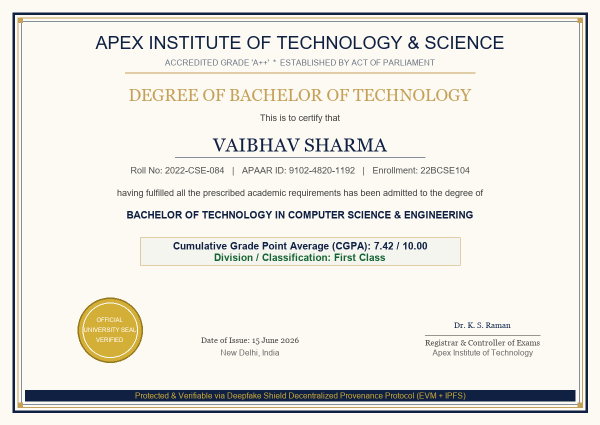
#> input picture sample_media/authentic_degree_certificate.png, 1200 x 850 px (shown at 1/2 size)
$ python analyze.py -f ../sample_media/authentic_degree_certificate.png
#> lines starting #> are read from the running program, lines starting #| are printed output that depends on the picture
#!/usr/bin/env python3
"""
Deepfake Shield — Python Media Forensics & Perceptual Hashing Tool
Computes exact cryptographic SHA-256 fingerprints and perceptual hashes (pHash, dHash, aHash)
to analyze media provenance, byte integrity, and perceptual visual similarity.
"""

import sys
import os
import json
import hashlib
import argparse
from typing import Dict, Any, Tuple
from PIL import Image
import numpy as np

def calculate_sha256(file_path: str) -> Dict[str, Any]:
    """Calculates deterministic SHA-256 hash matching the EVM smart contract format."""
    sha256_hash = hashlib.sha256()
    file_size = os.path.getsize(file_path)

    with open(file_path, "rb") as f:
        for byte_block in iter(lambda: f.read(65536), b""):
            sha256_hash.update(byte_block)
#> in calculate_perceptual_hashes, img is the input picture: PIL image 1200x850 RGB; mean R, G, B 233.3, 231.7, 224

    raw_hex = sha256_hash.hexdigest()
    return {
        "algorithm": "SHA-256",
        "hash": f"0x{raw_hex}",
        "raw_hash": raw_hex,
        "size_bytes": file_size
    }

def compute_dct_phash(img: Image.Image) -> str:
    """
    Standard DCT-based perceptual hash (pHash) implementation in pure NumPy.
    1. Grayscale resize to 32x32.
    2. 2D Discrete Cosine Transform (DCT-II).
    3. Extract 8x8 low-frequency matrix.
    4. Compute median and generate 64-bit hash.
    """
    img_gray = img.convert("L").resize((32, 32), Image.Resampling.BILINEAR)
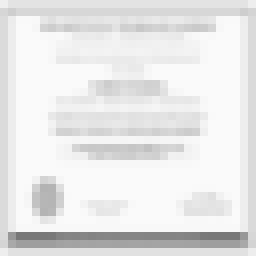
#> img_gray: PIL image 32x32 L (shown 8 times larger); min 120, max 250, mean 231.1
    arr = np.asarray(img_gray, dtype=np.float64)

    N = 32
    n = np.arange(N)
    k = n.reshape(-1, 1)
    # Orthogonal DCT-II transform matrix
    D = np.cos(np.pi * (2 * n + 1) * k / (2 * N))
    D[0, :] *= 1.0 / np.sqrt(2.0)
    D *= np.sqrt(2.0 / N)

    dct = np.dot(np.dot(D, arr), D.T)
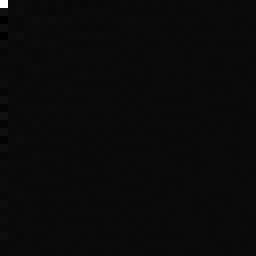
#> dct: shape (32, 32) float64 (shown 8 times larger); min -302.8, max 7396.3, mean 7.4; drawn with min black and max white
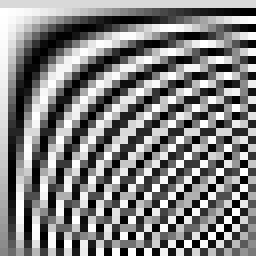
#> D: shape (32, 32) float64 (shown 8 times larger); min -0.25, max 0.25, mean 0.00552; drawn with min black and max white
    # 8x8 low frequency coefficients
    low_freq = dct[:8, :8]
    # Median of AC coefficients (excluding DC component at [0,0])
    median_val = np.median(low_freq.flatten()[1:])
#> median_val = 2.47
    bits = (low_freq > median_val).flatten()

    # 64-bit hex
    bit_str = "".join("1" if b else "0" for b in bits)
    return f"{int(bit_str, 2):016x}"

def compute_dhash(img: Image.Image) -> str:
    """Difference hash (dHash) tracking horizontal intensity gradients."""
    img_gray = img.convert("L").resize((9, 8), Image.Resampling.BILINEAR)
    arr = np.asarray(img_gray, dtype=np.int32)
    # Compare adjacent pixels in each row (8 comparisons x 8 rows = 64 bits)
    diff = arr[:, 1:] > arr[:, :-1]
    bit_str = "".join("1" if b else "0" for b in diff.flatten())
    return f"{int(bit_str, 2):016x}"

def compute_ahash(img: Image.Image) -> str:
    """Average hash (aHash) based on average intensity thresholding."""
    img_gray = img.convert("L").resize((8, 8), Image.Resampling.BILINEAR)
    arr = np.asarray(img_gray, dtype=np.float64)
    avg = np.mean(arr)
    bits = (arr > avg).flatten()
    bit_str = "".join("1" if b else "0" for b in bits)
    return f"{int(bit_str, 2):016x}"

# [5 lines left out: function hamming_distance, not called in this run]

def calculate_perceptual_hashes(file_path: str) -> Dict[str, Any]:
    """Calculates multi-algorithm perceptual fingerprints for visual media."""
    try:
        with Image.open(file_path) as img:
            phash = compute_dct_phash(img)
#> phash = 'b5e01b9d689f62e0'
            dhash = compute_dhash(img)
#> dhash = '278e8e8e8e6e7951'
            ahash = compute_ahash(img)
#> in compute_ahash, `avg = np.mean(arr)`: avg = 231.3
#> ahash = '81ffe7e7c3ffbf00'

            return {
                "supported": True,
                "phash": phash,
                "dhash": dhash,
                "ahash": ahash,
                "dimensions": {
                    "width": img.width,
                    "height": img.height
                },
                "format": img.format
            }
    except Exception as e:
        return {
            "supported": False,
            "error": str(e),
            "note": "Perceptual hashing requires valid visual image media format (JPEG, PNG, WebP, etc.)."
        }

def analyze_single_file(file_path: str) -> Dict[str, Any]:
    """Complete forensic inspection of a single media file."""
    if not os.path.exists(file_path):
        raise FileNotFoundError(f"File not found: {file_path}")

    sha_info = calculate_sha256(file_path)
    perceptual_info = calculate_perceptual_hashes(file_path)
#> perceptual_info = 6 items

    return {
        "file_name": os.path.basename(file_path),
        "file_path": os.path.abspath(file_path),
        "cryptographic_integrity": sha_info,
        "perceptual_fingerprints": perceptual_info
    }

# [45 lines left out: function compare_media, not called in this run]

def main():
    parser = argparse.ArgumentParser(description="Deepfake Shield Media Forensics Tool")
    parser.add_argument("--file", "-f", help="Analyze a single media file")
    parser.add_argument("--compare", "-c", nargs=2, metavar=("FILE1", "FILE2"), help="Compare two media files")
    parser.add_argument("--json", "-j", action="store_true", help="Output raw JSON format")

    args = parser.parse_args()

    if not args.file and not args.compare:
        parser.print_help()
        sys.exit(1)

    try:
        if args.file:
            result = analyze_single_file(args.file)
#> result = 4 items
        else:
            result = compare_media(args.compare[0], args.compare[1])

        if args.json:
            print(json.dumps(result, indent=2))
        else:
            print("\n" + "=" * 60)
            print("DEEPFAKE SHIELD — MEDIA PROVENANCE & FORENSIC ANALYSIS")
            print("=" * 60)
            for k, v in result.items():
                if isinstance(v, dict):
                    print(f"\n[{k.upper()}]")
                    for sub_k, sub_v in v.items():
                        print(f"  {sub_k}: {sub_v}")
                else:
                    print(f"{k}: {v}")
#> this loop made 4 passes
#> k on passes 2 to 4: 'file_path', 'cryptographic_integrity', 'perceptual_fingerprints'
#> (printed output is left out)
            print("=" * 60 + "\n")

    except Exception as e:
        print(f"Error: {e}", file=sys.stderr)
        sys.exit(1)

if __name__ == "__main__":
    main()
